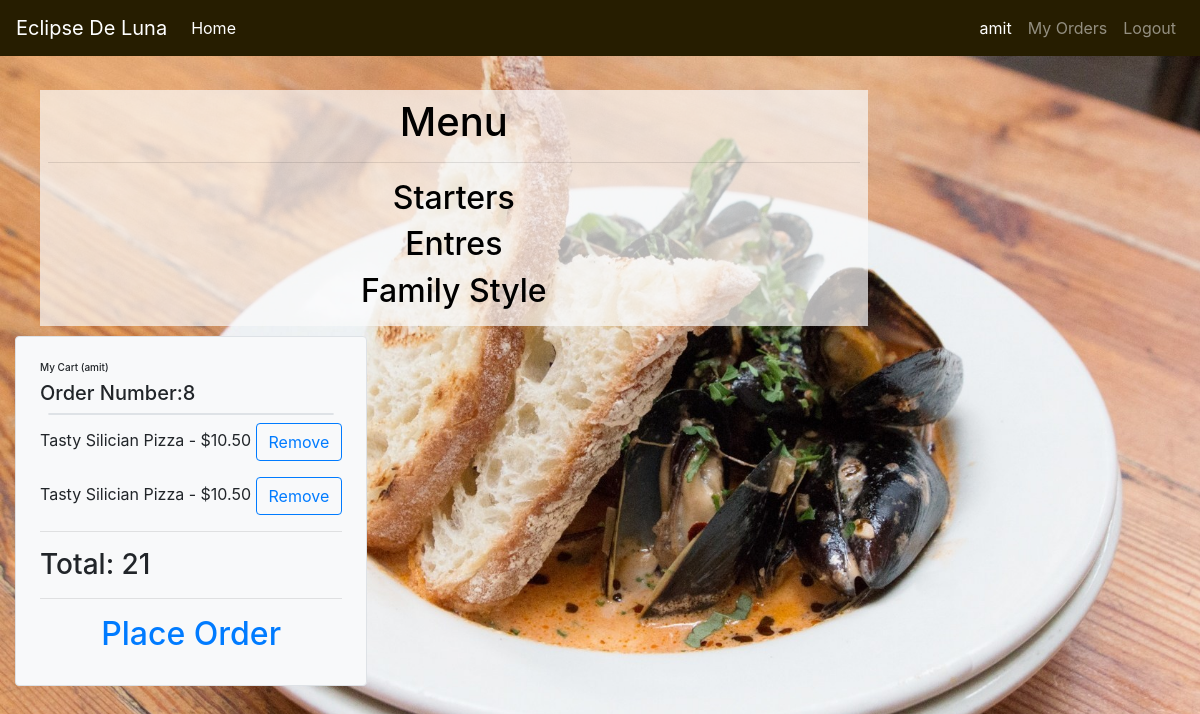
Screenshot of / (signed in) with the database file from the repository.
### orders/models.py (models this page shows)
class Cart(models.Model):
    user =models.ForeignKey(User,on_delete=models.CASCADE)
    number=models.IntegerField()
    name = models.CharField(max_length=64)
    price = models.DecimalField(max_digits=7,decimal_places=2)
    def __str__(self):
        return f"{self.name} - ${self.price} "

### orders/views.py (the view)
# urls.py: path("", views.index, name="index"),
def index(request):
    if not request.user.is_authenticated:
        return render(request, "deliver.html", {"message": None})
    order_number=User_order.objects.get(user=request.user, status='initiated').order_number
    print(menu_items.objects.all())
    context = {
        "Checkout":Cart.objects.filter(user=request.user, number=order_number),
        "Total": list(Cart.objects.filter(user=request.user, number=order_number).aggregate(Sum('price')).values())[0],
        "Order_number": order_number,
        "user": request.user,
        "menu_items": menu_items.objects.all(),
    }
    return render(request,"index.html",context)

### orders/templates/index.html (shortened to what this page needs)
{% extends "base.html" %}
{% block content%}
<div class="container-fluid pt-3">
    <div class="row">
        <div class="col-9 text-center ">
            <div class="back_col p-2" >
                <h1>Menu</h1>
            <hr>
            <h2>Starters</h2>
            <h2>Entres</h2>
            <h2>Family Style</h2>
            </div>
        </div>
                {% if user.is_authenticated %}
                <div class="bg-light p-4 border rounded">
                    <h1 id="cart-header-1">My Cart ({{user}})</h1>
                    <h5>Order Number:{{Order_number}}</h5>
                    <div class="border rounded m-2"></div>
                    {% for item in Checkout %}
                        <p>{{item}} <button type="button" class="btn btn-outline-primary" > <a href="{% url 'delete' item.name item.price %}">Remove</a></button></p>
                    {% endfor %}
                    <hr>
                    <h3>Total: {{Total}}</h3>
                    <hr>
                    <h2 class="text-center"><a href="{% url 'myOrders' Order_number%}">Place Order</a></h2>
                </div>
                {% endif %}
        </div>
</div>
</body>
</html>
{% endblock %}

### orders/templates/base.html (shortened to what this page needs)
<!DOCTYPE html>
<html style="height: 100%" lang="en">
<head>
    {% load static %}
    <link rel="stylesheet" href="https://maxcdn.bootstrapcdn.com/bootstrap/4.4.1/css/bootstrap.min.css">
    <link rel="stylesheet" type="text/css" href="{% static 'style.css' %}">
</head>
<body style="height: 100%">
   <nav class="navbar navbar-expand-lg navbar-dark bg-dark fixed-top">
    <a class="navbar-brand" href="{% url 'index'%}">Eclipse De Luna</a>
    <ul class="navbar-nav mr-auto">
      <li class="nav-item active">
        <a class="nav-link" href="{% url 'index'%}">Home <span class="sr-only">(current)</span></a>
      </li>
    </ul>
    <div class="collapse navbar-collapse" id="navbarNav">
      <ul class="navbar-nav ml-auto">
        {% if user.is_authenticated %}
        <li class="nav-item active">
          <a class="nav-link" href="#">{{user}} <span class="sr-only">(current)</span></a>
        </li>
        <li class="nav-item">
          <a class="nav-link" href="{% url 'myOrders' Order_number%}">My Orders</a>
        </li>
        <li class="nav-item">
          <a class="nav-link" href="{% url 'logout'%}">Logout</a>
        </li>
        {% endif %}
      </ul>
    </div>
  </nav>
<div class="container-fluid mt-5 pt-3" >
  {%block content%}
  {% endblock %}
</body>
</html>

### orders/static/style.css (style rules this page uses)
.bg-dark { background-color: #261d00!important; }
.back_col { background-color: rgba(250, 250, 250 ,.7); margin: 10px; color: black; }
#cart-header-1 { font-size: 10px; }

### rows the page displays
Cart: name+price "Tasty Silician Pizza - $10.50"
Cart: name+price "Tasty Silician Pizza - $10.50"

### other values shown
{{ user }} "amit"
{{ Order_number }} "8"
{{ Total }} "21"
